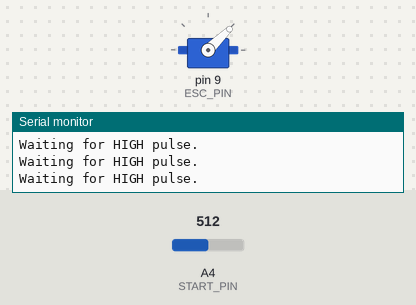
A program run on a simulated Arduino Nano, built with avr-gcc and run on an emulated ATmega328P. Parts: servo, the last lines printed to the serial monitor. Inputs (shaded band) come from the test bench; at power-on: A4 (START_PIN) = 512.

Above: at 1.2 s.
1.3 s: A4 (START_PIN) set to 687
4.3 s: A4 (START_PIN) set to 713
At 32.3 s:
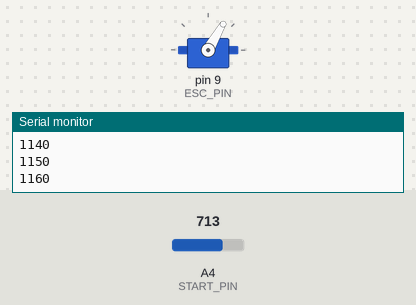
Timing chart, 0 to 34.3 s (numbered marks = the images above; inputs shaded):
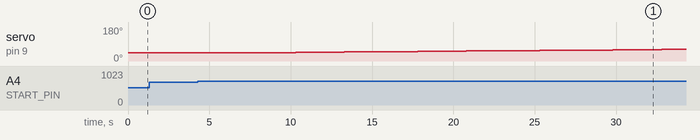

Measured:
- the behaviour switches between 699 and 700 on A4 (START_PIN) (found by bisection; images 0 and 1)
- after the input at 4.3 s, servo on pin 9 (ESC_PIN): moves from 44° to 61° over 24.0 s, starting after 4.5 s

The program:

main.cpp
```cpp
#include <Arduino.h>
#include <Servo.h>

int const ESC_PIN = 9;
int const START_PIN = A4;  //should share a GND
int const TEST_PIN = 7;

int Starting_PWM_value = 1000;
int Finishing_PWM_value = 2000;

int Ramp_jump = 10;
int Ramp_timer = 1500;  // 1.5 seconds

int Start_state = 0;
int Number_of_RampUps = 1;
int RampUp_number = 0;

Servo SkyWalker_ESC;

void setup() {
  Serial.begin(115200);

  pinMode(START_PIN, INPUT);

  SkyWalker_ESC.attach(ESC_PIN);
  SkyWalker_ESC.writeMicroseconds(1000); // send "s top" signal to ESC. Also necessary to arm the ESC.
}

void loop() {
  Start_state = analogRead(START_PIN);
  Serial.println("Waiting for HIGH pulse.");

  if (Start_state >= 700) { //begin the RampUp
  Serial. println(Start_state);
  delay(3000);

    if(RampUp_number < Number_of_RampUps) {
    Serial.println("RampUp beging. . .");

    for (int PWM_value = Starting_PWM_value; PWM_value <= Finishing_PWM_value; PWM_value = PWM_value + Ramp_jump) {
      SkyWalker_ESC.writeMicroseconds(PWM_value);
      Serial.println(PWM_value);
      delay(Ramp_timer);
    }
    RampUp_number = RampUp_number + 1;
    SkyWalker_ESC.writeMicroseconds(Starting_PWM_value);
    }
  }


}
```
